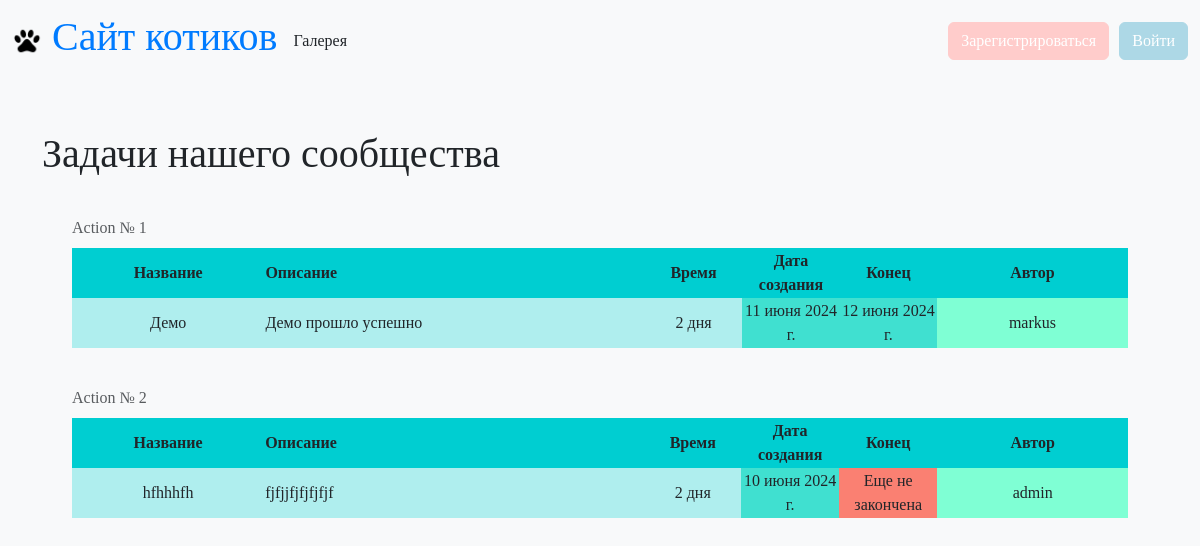
The app's page /, older data.
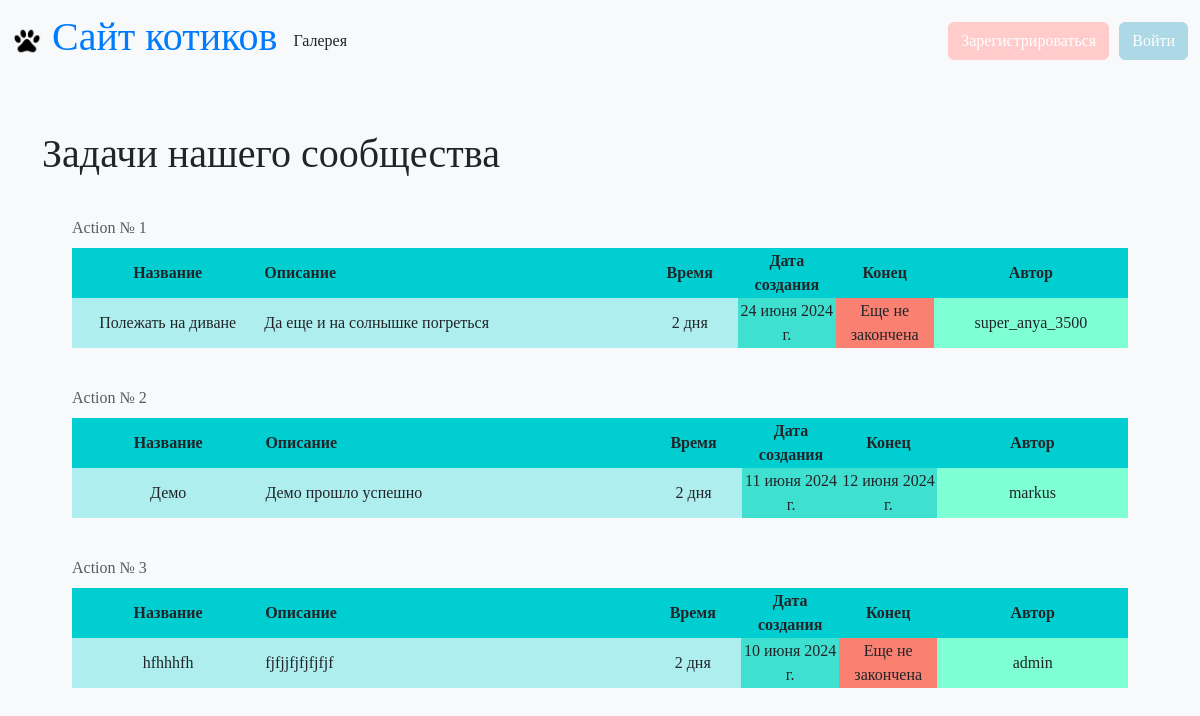
The same page, newer data.
### main/models.py (models this page shows, shortened)
class Task(models.Model):
    user = models.ForeignKey(settings.AUTH_USER_MODEL, on_delete=models.CASCADE, verbose_name='Пользователь', related_name='tasks', default=None, null=True)
    title = models.CharField('Название', max_length=100, null=False, blank=False)
    task = models.TextField('Описание', null=False, blank=False)
    work_size = models.CharField('Время на задачу', max_length=100, null=True)
    start_date = models.DateField('Дата начала', default=None, null=True)
    end_date = models.DateField('Дата окончания', default=None, null=True)
    is_finished = models.BooleanField('Закончена?', default=False)
    class Meta:
        verbose_name = 'Задача'
        verbose_name_plural = 'Задачи'

class User(AbstractUser):
    username = models.CharField(max_length=100, unique=True, null=False, blank=False, default='username')
    name = models.CharField(max_length=100, null=False, blank=False, default='default name')
    surname = models.CharField(max_length=100, null=True)
    email = models.EmailField(unique=True, null=False, blank=False, default='default@example.com')
    birth_date = models.DateField(null=True)
    city = models.CharField(max_length=100, null=False, blank=False, default='default city')
    toy = models.CharField(max_length=100, null=False, blank=False, default='default toy')
    modified_date = models.DateTimeField(default=timezone.now)

### main/views.py (the view)
# urls.py: path('', views.index_page, name='home'),
def index_page(request):
    params = {}
    tasks = Task.objects.all()
    tasks = tasks[::-1]
    params['tasks'] = tasks
    return render(request, 'main/index.html', params)

### main/templates/main/index.html (shortened to what this page needs)
{% extends "main/base.html" %}
{% block content %}
<br>
<h1>Задачи нашего сообщества</h1>
{% for item in tasks %}
  <div class="table_container" style="margin: 30px;">
    <table class="my_table">
        <caption style="caption-side: top;">Action № {{ forloop.counter }}</caption>
        <tr class="my_row">
            <th style="width: 200px; background-color: #00CED1; text-align: center;">Название</th>
            <th style="width: 400px; background-color: #00CED1;">Описание</th>
          <th style="width: 100px; background-color: #00CED1; text-align: center;">Время</th>
          <th style="width: 100px; background-color: #00CED1; text-align: center;">Дата создания</th>
          <th style="width: 100px; background-color: #00CED1; text-align: center;">Конец</th>
          <th style="width: 200px; background-color: #00CED1; text-align: center;">Автор</th>
        </tr>
        <tr class="my_row">
            <td style="height: 50px; background-color: #AFEEEE; text-align: center;">{{ item.title }}</td>
            <td style="background-color: #AFEEEE;">{{ item.task }}</td>
            <td style="background-color: #AFEEEE; text-align: center;">{{ item.work_size }}</td>
            <td style="background-color: #40E0D0; text-align: center;">{{ item.start_date }}</td>
            {% if item.end_date %}
            <td style="background-color: #40E0D0; text-align: center;">{{ item.end_date }}</td>
            {% else %}
            <td style="background-color: #FA8072; text-align: center;">Еще не закончена</td>
            {% endif %}
            <td style="background-color: #7FFFD4; text-align: center;">{{ item.user.username }}</td>
        </tr>
    </table>
  </div>
{% endfor %}
{% endblock %}

### main/templates/main/base.html (shortened to what this page needs)
{% load static %}
<!doctype html>
<html lang="en">
<head>
    <link href="https://cdn.jsdelivr.net/npm/bootstrap@5.3.3/dist/css/bootstrap.min.css"
      rel="stylesheet"
>
    <link rel="stylesheet" type="text/css" href="{% static 'main/css/style.css' %}"/>
</head>
<body>
<header>
<nav class="navbar bg-body-tertiary">
  <div class="container-fluid">
    <a class="navbar-brand" href="{% url 'home' %}">
        <img src="{% static 'main/img/paw_icon.ico' %}" alt="Cat Paw" class="cat-paw">
        <h1>Сайт котиков</h1>
    </a>
      <a class="nav-link" href="{% url 'galery' %}">Галерея</a>
      {% if user.is_authenticated %}
    <a class="nav-link" href="{% url 'edit_profile' %}">Изменить профиль</a>
    <a class="nav-link" href="#" onclick="event.preventDefault(); document.getElementById('logout-form').submit();"><h3>{{ user.username }}</h3></a>
    <form id="logout-form" action="{% url 'logout' %}" method="post" style="display: none;">
        {% csrf_token %}
    </form>
      {% else %}
    <form class="d-flex ms-auto">
      <a class="btn btn-register" href="{% url 'register' %}">Зарегистрироваться</a>
      <a class="btn btn-login ml-2" href="{% url 'login' %}">Войти</a>
    </form>
      {% endif %}
  </div>
</nav>
</header>
<main role="main" class="container mt-4">
    {% block content %}{% endblock %}
</main>
</body>
</html>

### main/static/main/css/style.css (style rules this page uses)
body { font-family: 'Comic Sans MS', cursive; background-color: #f8f9fa; }
.navbar { background-color: #e3f2fd; display: flex; justify-content: space-between; align-items: center; }
.navbar-brand { display: flex; align-items: center; }
.navbar-brand h1 { font-family: 'Comic Sans MS', cursive; color: #007bff; margin-left: 10px; }
.btn-register { background-color: #ffcccb; border-color: #ffcccb; color: white; margin-left: 10px; }
.btn-login { background-color: #add8e6; border-color: #add8e6; color: white; margin-left: 10px; }
.cat-paw { width: 30px; height: 30px; }

Row changes from the older to the newer data that the page shows:
added Task: title "Полежать на диване", task "Да еще и на солнышке погреться", work_size "2 дня", start_date "24 июня 2024 г.", shows "Еще не закончена", user.username "super_anya_3500"
